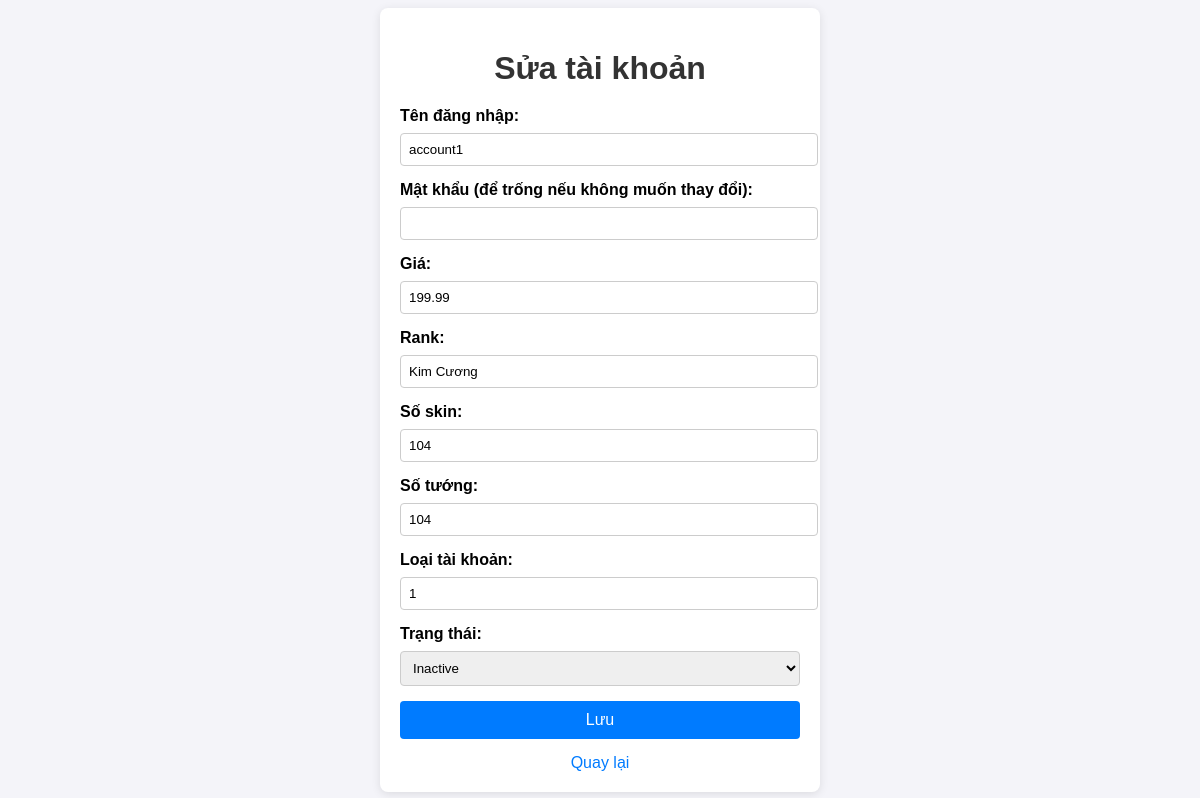
Screenshot of /main/edit_account.php?id=1 with the database file from the repository.
### tables this page shows
CREATE TABLE `account_game` (
  `ACC_ID` int(11) NOT NULL,
  `ACC_LOG_GAME` varchar(50) NOT NULL,
  `ACC_PASSWORD` varchar(50) NOT NULL,
  `ACC_PRICE` decimal(10,2) NOT NULL,
  `ACC_RANK` varchar(20) NOT NULL,
  `ACC_SKIN_COUNT` int(11) NOT NULL,
  `ACC_CHAMP_COUNT` int(11) NOT NULL,
  `ACC_STATUS` tinyint(1) DEFAULT 1,
  `CAT_ID` int(11) DEFAULT NULL,
  `acc_img` varchar(30) DEFAULT NULL
);

### main/edit_account.php (the view, shortened to what this page needs)
<?php
include 'connection.php';
$id = isset($_GET['id']) ? $conn->real_escape_string($_GET['id']) : '';
$sql = "SELECT * FROM ACCOUNT_GAME WHERE ACC_ID = '$id'";
$result = $conn->query($sql);
if ($result->num_rows > 0) {
    $account = $result->fetch_assoc();
} else {
    die("Không tìm thấy tài khoản.");
}
?>
<!DOCTYPE html>
<html lang="vi">
<head>
</head>
<body>
    <div class="container">
        <h1>Sửa tài khoản</h1>
        <form action="edit_account.php?id=<?= htmlspecialchars($account['ACC_ID']) ?>" method="POST">
            <label>Tên đăng nhập:</label>
            <input type="text" name="ACC_LOG_GAME" value="<?= htmlspecialchars($account['ACC_LOG_GAME']) ?>" required>
            <label>Mật khẩu (để trống nếu không muốn thay đổi):</label>
            <input type="password" name="ACC_PASSWORD">
            <label>Giá:</label>
            <input type="number" name="ACC_PRICE" value="<?= htmlspecialchars($account['ACC_PRICE']) ?>" required>
            <label>Rank:</label>
            <input type="text" name="ACC_RANK" value="<?= htmlspecialchars($account['ACC_RANK']) ?>" required>
            <label>Số skin:</label>
            <input type="number" name="ACC_SKIN_COUNT" value="<?= htmlspecialchars($account['ACC_SKIN_COUNT']) ?>" required>
            <label>Số tướng:</label>
            <input type="number" name="ACC_CHAMP_COUNT" value="<?= htmlspecialchars($account['ACC_CHAMP_COUNT']) ?>" required>
            <label>Loại tài khoản:</label>
            <input type="text" name="CAT_ID" value="<?= htmlspecialchars($account['CAT_ID']) ?>" required>
            <label>Trạng thái:</label>
            <select name="ACC_STATUS">
                <option value="0" <?= !$account['ACC_STATUS'] ? 'selected' : '' ?>>Inactive</option>
            </select>
            <button type="submit" name="update">Lưu</button>
        </form>
        <div class="back-link">
            <a href="Test_QL.php">Quay lại</a>
        </div>
    </div>
</body>
</html>

### main/edit_account.php (style rules this page uses)
body { font-family: Arial, sans-serif; background-color: #f4f4f9; margin: 0; padding: 0; display: flex; justify-content: center; align-items: center; height: 100vh; }
.container { width: 400px; background: #ffffff; border-radius: 8px; box-shadow: 0 2px 10px rgba(0, 0, 0, 0.1); padding: 20px; }
h1 { text-align: center; color: #333; margin-bottom: 20px; }
form label { display: block; margin-bottom: 8px; font-weight: bold; }
form input, form select { width: 100%; padding: 8px; margin-bottom: 15px; border: 1px solid #ccc; border-radius: 4px; }
button { width: 100%; padding: 10px; background: #007bff; border: none; border-radius: 4px; color: #fff; font-size: 16px; cursor: pointer; }
.back-link { text-align: center; margin-top: 15px; }
.back-link a { color: #007bff; text-decoration: none; }

### rows the page displays
account_game: ACC_LOG_GAME "account1", ACC_PRICE "199.99", ACC_RANK "Kim Cương", ACC_SKIN_COUNT "104", ACC_CHAMP_COUNT "104", CAT_ID "1", ACC_STATUS "Inactive"
